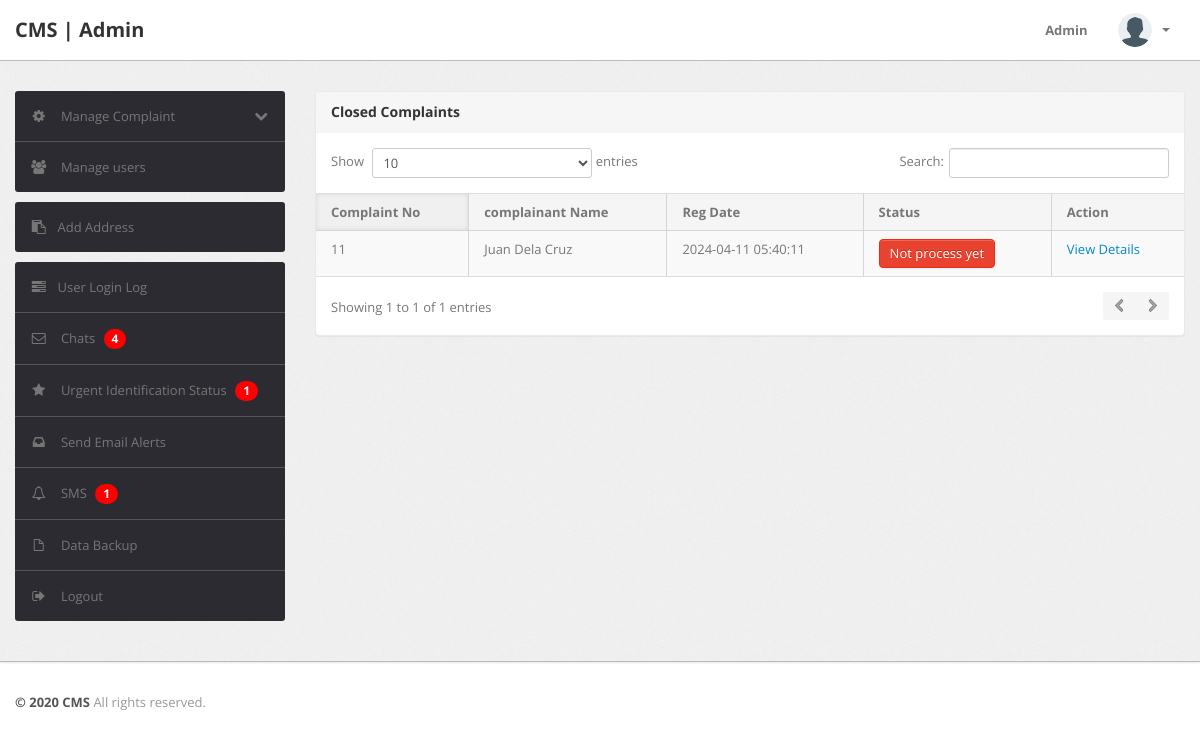
The page /admin/notprocess-complaint.php (signed in) on the database its author committed.
### tables this page shows
CREATE TABLE `tblcomplaints` (
  `complaintNumber` int(11) NOT NULL,
  `userId` int(11) NOT NULL,
  `category` int(11) NOT NULL,
  `subcategory` varchar(255) NOT NULL,
  `complaintType` varchar(255) NOT NULL,
  `state` varchar(255) NOT NULL,
  `noc` varchar(255) NOT NULL,
  `complaintDetails` mediumtext NOT NULL,
  `complaintFile` varchar(255) DEFAULT NULL,
  `regDate` timestamp NOT NULL DEFAULT current_timestamp(),
  `status` varchar(50) DEFAULT NULL,
  `lastUpdationDate` timestamp NOT NULL DEFAULT '0000-00-00 00:00:00' ON UPDATE current_timestamp()
);

CREATE TABLE `users` (
  `id` int(11) NOT NULL,
  `fullName` varchar(255) DEFAULT NULL,
  `userEmail` varchar(255) DEFAULT NULL,
  `password` varchar(255) DEFAULT NULL,
  `contactNo` bigint(11) DEFAULT NULL,
  `address` tinytext DEFAULT NULL,
  `State` varchar(255) DEFAULT NULL,
  `country` varchar(255) DEFAULT NULL,
  `pincode` int(6) DEFAULT NULL,
  `userImage` varchar(255) DEFAULT NULL,
  `regDate` timestamp NOT NULL DEFAULT current_timestamp(),
  `updationDate` timestamp NOT NULL DEFAULT current_timestamp() ON UPDATE current_timestamp(),
  `status` int(1) NOT NULL
);

### admin/notprocess-complaint.php (the view, shortened to what this page needs)
<?php
include('include/config.php');
if(strlen($_SESSION['alogin'])==0)
	{
header('location:index.php');
}
else{
?>
<!DOCTYPE html>
<html lang="en">
<head>
	<link type="text/css" href="bootstrap/css/bootstrap.min.css" rel="stylesheet">
	<link type="text/css" href="bootstrap/css/bootstrap-responsive.min.css" rel="stylesheet">
	<link type="text/css" href="css/theme.css" rel="stylesheet">
	<link type="text/css" href="images/icons/css/font-awesome.css" rel="stylesheet">
</head>
<body>
<?php include('include/header.php');?>
	<div class="wrapper">
		<div class="container">
			<div class="row">
<?php include('include/sidebar.php');?>
			<div class="span9">
					<div class="content">
	<div class="module">
							<div class="module-head">
								<h3>Closed Complaints</h3>
							</div>
							<div class="module-body table">
								<table cellpadding="0" cellspacing="0" border="0" class="datatable-1 table table-bordered table-striped	 display" >
									<thead>
										<tr>
											<th>Complaint No</th>
											<th> complainant Name</th>
											<th>Reg Date</th>
											<th>Status</th>
											<th>Action</th>
										</tr>
									</thead>
<tbody>
<?php
$query=mysqli_query($con,"select tblcomplaints.*,users.fullName as name from tblcomplaints join users on users.id=tblcomplaints.userId where tblcomplaints.status is null ");
while($row=mysqli_fetch_array($query))
{
?>
										<tr>
											<td><?php echo htmlentities($row['complaintNumber']);?></td>
											<td><?php echo htmlentities($row['name']);?></td>
											<td><?php echo htmlentities($row['regDate']);?></td>
											<td><button type="button" class="btn btn-danger">Not process yet</button></td>
											<td>   <a href="complaint-details.php?cid=<?php echo htmlentities($row['complaintNumber']);?>"> View Details</a>
											</td>
											</tr>
										<?php  } ?>
										</tbody>
								</table>
							</div>
						</div>
					</div>
				</div>
			</div>
		</div>
	</div>
<?php include('include/footer.php');?>
</body>
<?php } ?>

### rows shown on the page
tblcomplaints: complaintNumber "11", userId.fullName "Juan Dela Cruz", regDate "2024-04-11 05:40:11"

### other values the page prints
$num_messages "4"
$num_complaints "1"
$totalUsersWithContactNo "1"
